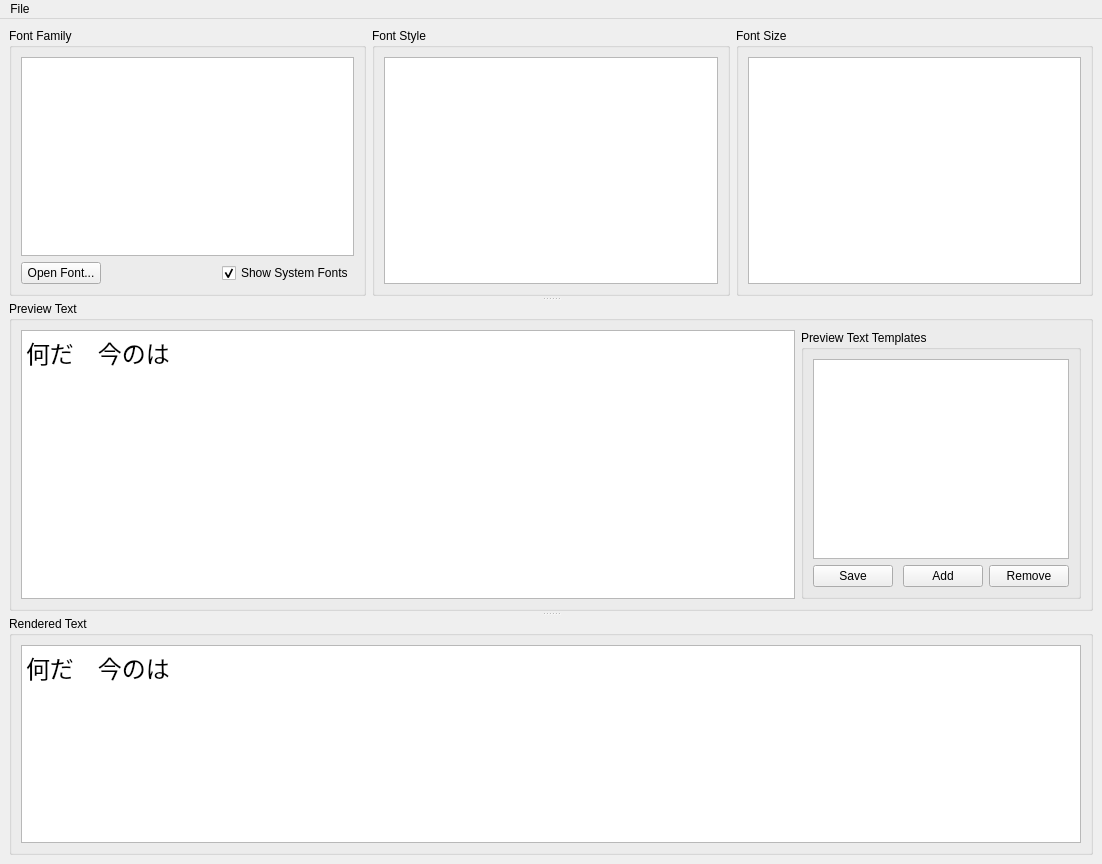
<?xml version="1.0" encoding="UTF-8"?>
<ui version="4.0">
 <class>MainWindow</class>
 <widget class="QMainWindow" name="MainWindow">
  <property name="geometry">
   <rect>
    <x>0</x>
    <y>0</y>
    <width>1102</width>
    <height>864</height>
   </rect>
  </property>
  <property name="windowTitle">
   <string>Font Preview</string>
  </property>
  <widget class="QWidget" name="centralwidget">
   <layout class="QVBoxLayout" name="verticalLayout">
    <item>
     <widget class="QSplitter" name="mainSplitter">
      <property name="frameShape">
       <enum>QFrame::NoFrame</enum>
      </property>
      <property name="orientation">
       <enum>Qt::Vertical</enum>
      </property>
      <property name="opaqueResize">
       <bool>true</bool>
      </property>
      <property name="handleWidth">
       <number>5</number>
      </property>
      <property name="childrenCollapsible">
       <bool>true</bool>
      </property>
      <widget class="QWidget" name="widget" native="true">
       <layout class="QHBoxLayout" name="horizontalLayout" stretch="0,0,0">
        <property name="leftMargin">
         <number>0</number>
        </property>
        <property name="topMargin">
         <number>0</number>
        </property>
        <property name="rightMargin">
         <number>0</number>
        </property>
        <property name="bottomMargin">
         <number>0</number>
        </property>
        <item>
         <widget class="QGroupBox" name="groupBox_2">
          <property name="title">
           <string>Font Family</string>
          </property>
          <layout class="QVBoxLayout" name="verticalLayout_2">
           <item>
            <widget class="QListWidget" name="fontFamilyList"/>
           </item>
           <item>
            <widget class="QWidget" name="widget_2" native="true">
             <layout class="QHBoxLayout" name="horizontalLayout_2">
              <property name="leftMargin">
               <number>0</number>
              </property>
              <property name="topMargin">
               <number>0</number>
              </property>
              <property name="rightMargin">
               <number>0</number>
              </property>
              <property name="bottomMargin">
               <number>0</number>
              </property>
              <item>
               <widget class="QPushButton" name="fontOpenButton">
                <property name="text">
                 <string>Open Font...</string>
                </property>
               </widget>
              </item>
              <item>
               <spacer name="horizontalSpacer_2">
                <property name="orientation">
                 <enum>Qt::Horizontal</enum>
                </property>
                <property name="sizeHint" stdset="0">
                 <size>
                  <width>40</width>
                  <height>20</height>
                 </size>
                </property>
               </spacer>
              </item>
              <item>
               <widget class="QCheckBox" name="fontShowSystemBox">
                <property name="text">
                 <string>Show System Fonts</string>
                </property>
                <property name="checked">
                 <bool>true</bool>
                </property>
               </widget>
              </item>
             </layout>
            </widget>
           </item>
          </layout>
         </widget>
        </item>
        <item>
         <widget class="QGroupBox" name="groupBox">
          <property name="title">
           <string>Font Style</string>
          </property>
          <layout class="QVBoxLayout" name="verticalLayout_3">
           <item>
            <widget class="QListWidget" name="fontStyleList"/>
           </item>
          </layout>
         </widget>
        </item>
        <item>
         <widget class="QGroupBox" name="groupBox_3">
          <property name="title">
           <string>Font Size</string>
          </property>
          <layout class="QVBoxLayout" name="verticalLayout_4">
           <item>
            <widget class="QListWidget" name="fontSizeList"/>
           </item>
          </layout>
         </widget>
        </item>
       </layout>
      </widget>
      <widget class="QGroupBox" name="groupBox_4">
       <property name="title">
        <string>Preview Text</string>
       </property>
       <layout class="QHBoxLayout" name="horizontalLayout_3" stretch="1,0">
        <item>
         <widget class="QPlainTextEdit" name="textEdit">
          <property name="font">
           <font>
            <pointsize>18</pointsize>
           </font>
          </property>
          <property name="plainText">
           <string>何だ　今のは</string>
          </property>
         </widget>
        </item>
        <item>
         <widget class="QGroupBox" name="groupBox_6">
          <property name="title">
           <string>Preview Text Templates</string>
          </property>
          <layout class="QVBoxLayout" name="verticalLayout_5">
           <item>
            <widget class="QListWidget" name="previewTextTemplateList"/>
           </item>
           <item>
            <widget class="QWidget" name="widget_3" native="true">
             <layout class="QHBoxLayout" name="horizontalLayout_4">
              <property name="leftMargin">
               <number>0</number>
              </property>
              <property name="topMargin">
               <number>0</number>
              </property>
              <property name="rightMargin">
               <number>0</number>
              </property>
              <property name="bottomMargin">
               <number>0</number>
              </property>
              <item>
               <widget class="QPushButton" name="previewTextTemplateSaveButton">
                <property name="text">
                 <string>Save</string>
                </property>
               </widget>
              </item>
              <item>
               <spacer name="horizontalSpacer">
                <property name="orientation">
                 <enum>Qt::Horizontal</enum>
                </property>
                <property name="sizeHint" stdset="0">
                 <size>
                  <width>0</width>
                  <height>20</height>
                 </size>
                </property>
               </spacer>
              </item>
              <item>
               <widget class="QPushButton" name="previewTextTemplateNewButton">
                <property name="text">
                 <string>Add</string>
                </property>
               </widget>
              </item>
              <item>
               <widget class="QPushButton" name="previewTextTemplateRemoveButton">
                <property name="text">
                 <string>Remove</string>
                </property>
               </widget>
              </item>
             </layout>
            </widget>
           </item>
          </layout>
         </widget>
        </item>
       </layout>
      </widget>
      <widget class="QGroupBox" name="groupBox_5">
       <property name="title">
        <string>Rendered Text</string>
       </property>
       <property name="flat">
        <bool>false</bool>
       </property>
       <layout class="QVBoxLayout" name="verticalLayout_6">
        <item>
         <widget class="QPlainTextEdit" name="displayEdit">
          <property name="font">
           <font>
            <family>MS Shell Dlg 2</family>
            <pointsize>18</pointsize>
           </font>
          </property>
          <property name="readOnly">
           <bool>true</bool>
          </property>
          <property name="plainText">
           <string>何だ　今のは</string>
          </property>
         </widget>
        </item>
       </layout>
      </widget>
     </widget>
    </item>
   </layout>
  </widget>
  <widget class="QMenuBar" name="menubar">
   <property name="geometry">
    <rect>
     <x>0</x>
     <y>0</y>
     <width>1102</width>
     <height>21</height>
    </rect>
   </property>
   <widget class="QMenu" name="menuFile">
    <property name="title">
     <string>File</string>
    </property>
    <addaction name="fontOpenAction"/>
    <addaction name="separator"/>
    <addaction name="quitAction"/>
   </widget>
   <addaction name="menuFile"/>
  </widget>
  <action name="fontOpenAction">
   <property name="text">
    <string>Open Font...</string>
   </property>
   <property name="shortcut">
    <string>Ctrl+O</string>
   </property>
  </action>
  <action name="quitAction">
   <property name="text">
    <string>Quit</string>
   </property>
   <property name="shortcut">
    <string>Ctrl+Q</string>
   </property>
  </action>
 </widget>
 <resources/>
 <connections>
  <connection>
   <sender>fontOpenButton</sender>
   <signal>clicked()</signal>
   <receiver>fontOpenAction</receiver>
   <slot>trigger()</slot>
   <hints>
    <hint type="sourcelabel">
     <x>193</x>
     <y>342</y>
    </hint>
    <hint type="destinationlabel">
     <x>-1</x>
     <y>-1</y>
    </hint>
   </hints>
  </connection>
 </connections>
</ui>
